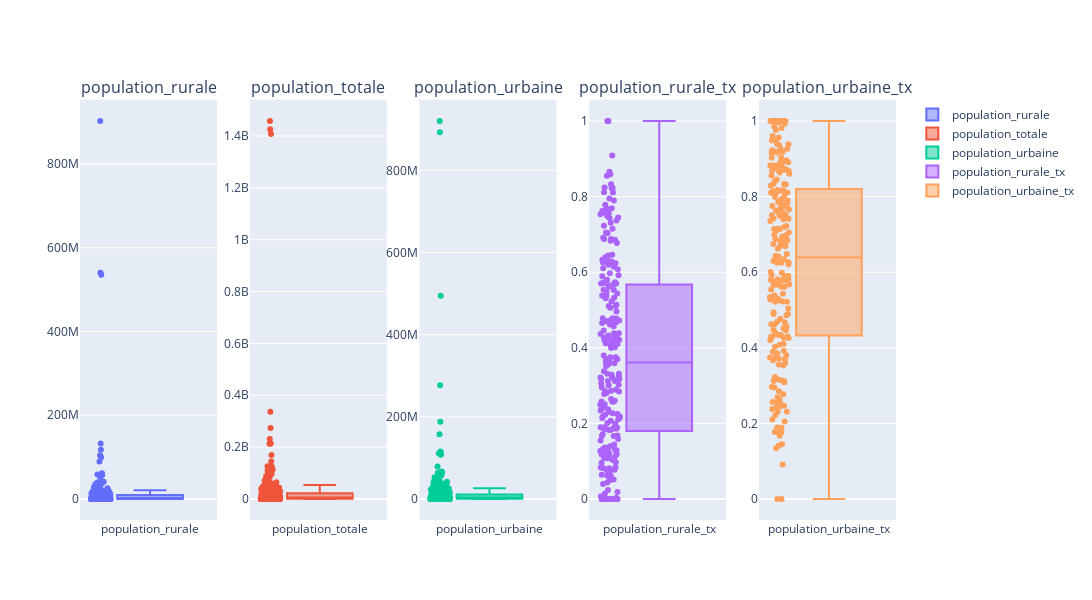

Write notebook code for a chart like this one.
### Code cell
boxplot_columns(population)

### Figure 1 — Plotly figure (JSON) as saved in the notebook; plotly's stock layout.template omitted (floating-point values rounded to 4 significant figures; data arrays with more than 128 entries replaced by an {"elided": "..."} marker saying what was removed)
{"data": [{"boxpoints": "all", "hovertext": {"elided": "233 str values"}, "name": "population_rurale", "type": "box", "xaxis": "x", "y": {"elided": "233 int values"}, "yaxis": "y"}, {"boxpoints": "all", "hovertext": {"elided": "233 str values"}, "name": "population_totale", "type": "box", "xaxis": "x2", "y": {"elided": "233 int values"}, "yaxis": "y2"}, {"boxpoints": "all", "hovertext": {"elided": "233 str values"}, "name": "population_urbaine", "type": "box", "xaxis": "x3", "y": {"elided": "233 int values"}, "yaxis": "y3"}, {"boxpoints": "all", "hovertext": {"elided": "233 str values"}, "name": "population_rurale_tx", "type": "box", "xaxis": "x4", "y": {"elided": "233 float values"}, "yaxis": "y4"}, {"boxpoints": "all", "hovertext": {"elided": "233 str values"}, "name": "population_urbaine_tx", "type": "box", "xaxis": "x5", "y": {"elided": "233 float values"}, "yaxis": "y5"}], "layout": {"annotations": [{"font": {"size": 16}, "showarrow": false, "text": "population_rurale", "x": 0.084, "xanchor": "center", "xref": "paper", "y": 1, "yanchor": "bottom", "yref": "paper"}, {"font": {"size": 16}, "showarrow": false, "text": "population_totale", "x": 0.292, "xanchor": "center", "xref": "paper", "y": 1, "yanchor": "bottom", "yref": "paper"}, {"font": {"size": 16}, "showarrow": false, "text": "population_urbaine", "x": 0.5, "xanchor": "center", "xref": "paper", "y": 1, "yanchor": "bottom", "yref": "paper"}, {"font": {"size": 16}, "showarrow": false, "text": "population_rurale_tx", "x": 0.708, "xanchor": "center", "xref": "paper", "y": 1, "yanchor": "bottom", "yref": "paper"}, {"font": {"size": 16}, "showarrow": false, "text": "population_urbaine_tx", "x": 0.916, "xanchor": "center", "xref": "paper", "y": 1, "yanchor": "bottom", "yref": "paper"}], "height": 600, "width": 1700, "xaxis": {"anchor": "y", "domain": [0, 0.168]}, "xaxis2": {"anchor": "y2", "domain": [0.208, 0.376]}, "xaxis3": {"anchor": "y3", "domain": [0.416, 0.584]}, "xaxis4": {"anchor": "y4", "domain": [0.624, 0.792]}, "xaxis5": {"anchor": "y5", "domain": [0.832, 1]}, "yaxis": {"anchor": "x", "domain": [0, 1]}, "yaxis2": {"anchor": "x2", "domain": [0, 1]}, "yaxis3": {"anchor": "x3", "domain": [0, 1]}, "yaxis4": {"anchor": "x4", "domain": [0, 1]}, "yaxis5": {"anchor": "x5", "domain": [0, 1]}}}
